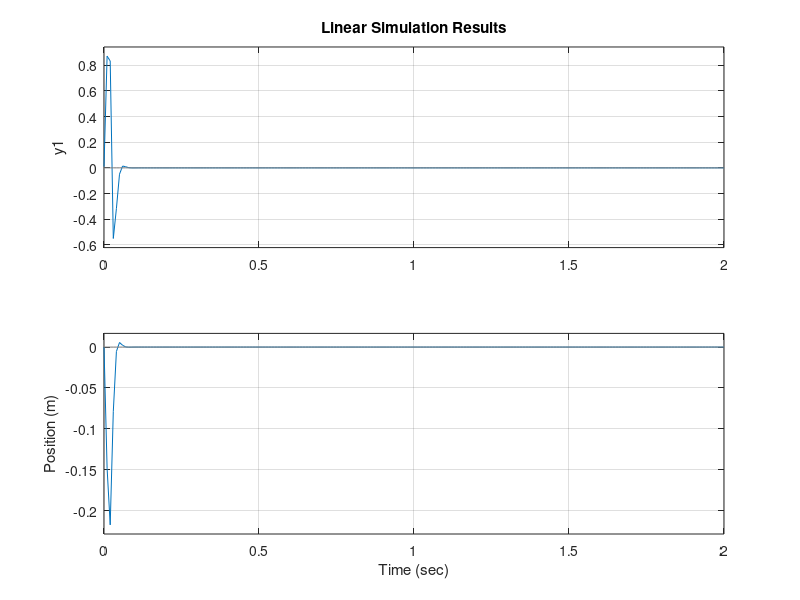

Write the MATLAB code that produced this figure.

clear; clc;

m1 = 0.5;          
m2 = 0.5;          
k1 = 5e7;        
c1 = 0;          
k2 = 1000;         
c2 = 0;         
J0  = 1.53e-4;      
r  = 0.04;         


M = [ m1      0        0;
      0       m2       0;
      0       0   J0/r^2 ];

C = [ c1+c2   -c2    -c1;
     -c2      c2      0;
     -c1      0       c1 ];

K = [ k1+k2   -k2    -k1;
     -k2      k2      0;
     -k1      0       k1 ];


B = [ 0;
      0;
      1/r ];

%% 
Minv = M \ eye(3);              

A = [ zeros(3)  eye(3);
     -Minv*K   -Minv*C ];

Bss = [ zeros(3,1);
        Minv*B ];


Css = [1 0 0  0 0 0;
       0 1 0  0 0 0];

Dss = [0; 0];

sys_ss = ss(A,Bss,Css,Dss);    
%%
G = tf(sys_ss);         

G_d=c2d(G, 1/250, 'tustin')

G1 = G(1);               
G2 = G(2);               

disp('G1(s) = X1(s) / tau(s):');
G1

disp('G2(s) = X2(s) / tau(s):');
G2

% figure()
% bode(G1, G2); legend('x1/tau','x2/tau');

%% 
t = 0:0.01:2;
u = zeros(size(t));
x0 = [0.01 0 0 0 0 0];
Cont = ctrb(A, Bss);
R = rank(Cont);
Obs = obsv(A, Css);
Ra = rank(Obs);

p = [ -119+105j, -119-105j, -340, -360, -540, -560 ];
K = place(A,Bss,p);

sys_cl = ss(A-Bss*K,Bss,Css,0);


lsim(sys_cl,u,t,x0);
xlabel('Time (sec)')
ylabel('Position (m)')
%%
G_cont = tf(sys_cl);         

G_dcont = c2d(G_cont, 1/250, 'tustin')

G1cont = G_cont(1);               
G2cont = G_cont(2);               

disp('Controllable G1(s) = X1(s) / tau(s):');
G1cont

disp('Controllable G2(s) = X2(s) / tau(s):');
G2cont

% figure()
% bode(G1, G2); legend('x1/tau','x2/tau');